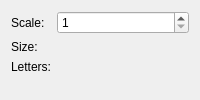
           <widget class="QWidget" name="layoutWidget_9">
            <layout class="QVBoxLayout" name="verticalLayout_47">
             <item>
              <layout class="QFormLayout" name="formLayout_3">
               <item row="0" column="0">
                <widget class="QLabel" name="label_148">
                 <property name="text">
                  <string>Scale:</string>
                 </property>
                </widget>
               </item>
               <item row="0" column="1">
                <widget class="QSpinBox" name="sBoxScale_4">
                 <property name="minimum">
                  <number>1</number>
                 </property>
                 <property name="maximum">
                  <number>20</number>
                 </property>
                </widget>
               </item>
               <item row="1" column="0">
                <widget class="QLabel" name="label_149">
                 <property name="text">
                  <string>Size:</string>
                 </property>
                </widget>
               </item>
               <item row="1" column="1">
                <widget class="QLabel" name="labelSize_4">
                 <property name="text">
                  <string/>
                 </property>
                </widget>
               </item>
               <item row="2" column="0">
                <widget class="QLabel" name="label_150">
                 <property name="text">
                  <string>Letters:</string>
                 </property>
                </widget>
               </item>
               <item row="2" column="1">
                <widget class="QLabel" name="labelSizeText_4">
                 <property name="text">
                  <string/>
                 </property>
                </widget>
               </item>
              </layout>
             </item>
             <item>
              <spacer name="verticalSpacer_4">
               <property name="orientation">
                <enum>Qt::Vertical</enum>
               </property>
               <property name="sizeType">
                <enum>QSizePolicy::Fixed</enum>
               </property>
               <property name="sizeHint" stdset="0">
                <size>
                 <width>20</width>
                 <height>13</height>
                </size>
               </property>
              </spacer>
             </item>
            </layout>
           </widget>
